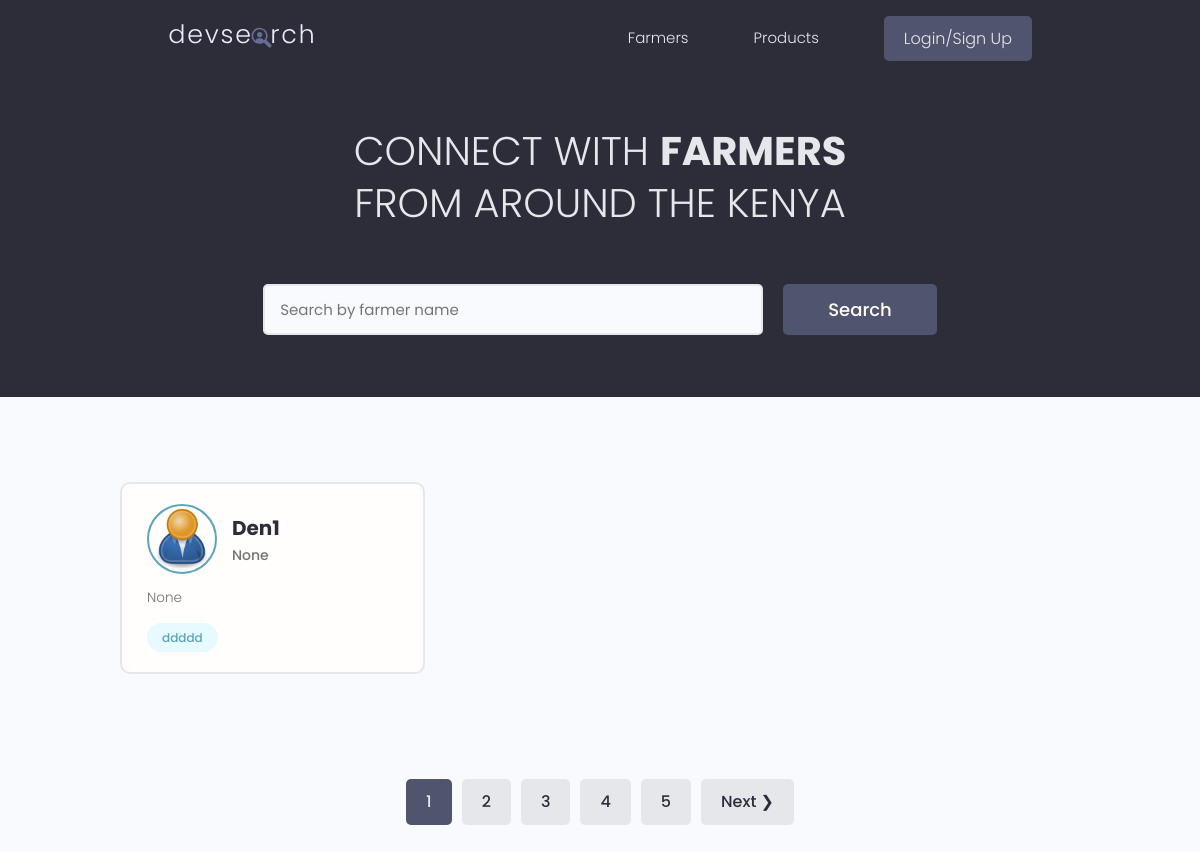
Before: / with the older database file.
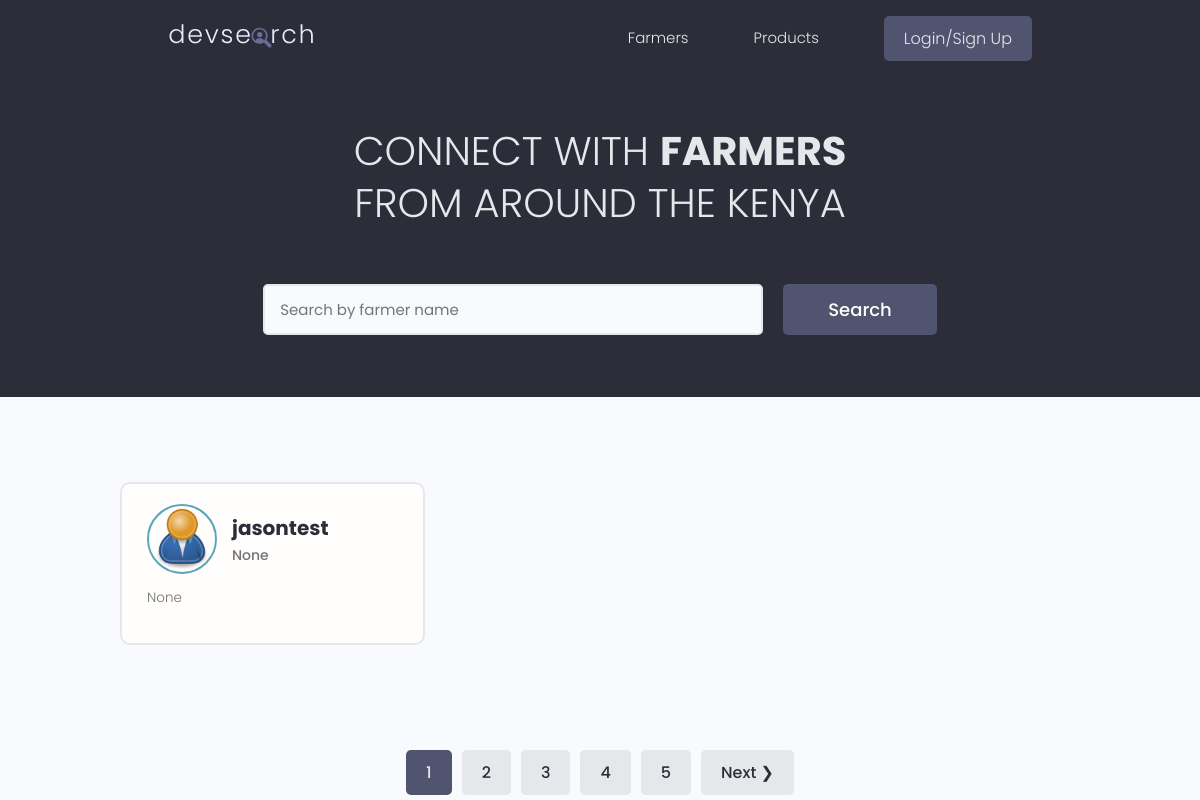
After: the same page with the newer database file.
### users/models.py (models this page shows, shortened)
class Profile(models.Model):
    user = models.OneToOneField(
        User,
        on_delete=models.CASCADE,
        null=True, blank=True
    )
    name = models.CharField(max_length=200, null=True, blank=True)
    email = models.EmailField(max_length=500, null=True, blank=True)
    username = models.CharField(max_length=200, null=True, blank=True)
    short_intro = models.CharField(max_length=200, blank=True, null=True)
    bio = models.TextField(null=True, blank=True)
    profile_image = models.ImageField(
        null=True, blank=True,
        upload_to='profiles/',
        default='profiles/user-default.png'
    )
    county = models.ForeignKey(
        'products.County',    # referencing County from products app
        on_delete=models.SET_NULL,
        null=True, blank=True
    )
    specialities = models.ManyToManyField('Speciality', blank=True)
    phone = models.CharField(max_length=20, null=True, blank=True)
    whatsapp_link = models.CharField(max_length=500, null=True, blank=True)
    website = models.CharField(max_length=500, null=True, blank=True)
    social_twitter = models.CharField(max_length=200, null=True, blank=True)
    youtube = models.CharField(max_length=200, null=True, blank=True)
    created = models.DateTimeField(auto_now_add=True)
    id = models.UUIDField(
        default=uuid.uuid4, unique=True,
        primary_key=True, editable=False
    )

class Speciality(models.Model):
    owner = models.ForeignKey(
        Profile,
        on_delete=models.CASCADE,
        null=True, blank=True
    )
    name = models.CharField(max_length=200, blank=True, null=True)
    description = models.TextField(null=True, blank=True)
    created = models.DateTimeField(auto_now_add=True)
    id = models.UUIDField(
        default=uuid.uuid4, unique=True,
        primary_key=True, editable=False
    )
    def __str__(self):
        return self.name

### users/views.py (the view)
# urls.py: path('', views.profiles, name='profiles'),
def profiles(request):
    profiles, search_query = searchProfiles(request) # Call the searchProfiles utility function to retrieve the filtered profiles and the search query. This allows the view to display the relevant profiles based on the user's search input and also pass the search query back to the template for display in the search input field.
    profiles, custom_range = paginateProfiles(request, profiles, 1) # Call the paginateProfiles utility function to paginate the filtered profiles. This allows the view to display a subset of profiles per page and also pass a custom range for pagination links to the template.
    context = {'profiles': profiles, 'search_query': search_query, 'custom_range': custom_range}
    return render(request, 'users/profiles.html', context)

### users/utils.py (called while the page is built)
def searchProfiles(request):
    search_query = ''
    if request.GET.get('search_query'):
        search_query = request.GET.get('search_query')
    speciality = Speciality.objects.filter(name__icontains=search_query)
    profiles = Profile.objects.distinct().filter(
        Q(name__icontains=search_query) |
        Q(short_intro__icontains=search_query) |
        Q(speciality__in=speciality))
    return profiles, search_query

### users/templates/users/profiles.html (shortened to what this page needs)
{% extends 'main.html' %}
{% block content %}
  <main class="home">
    <section class="hero-section text-center">
      <div class="container container--narrow">
        <div class="hero-section__box">
          <h2>CONNECT WITH <span>FARMERS</span></h2>
          <h2>FROM AROUND THE KENYA</h2>
        </div>
        <div class="hero-section__search">
          <form id='searchForm' class="form" action="{% url 'profiles' %}" method="get">
            <div class="form__field">
              <input class="input input--text" id="formInput#search" type="text" name="search_query"
                value="{{search_query}}" placeholder="Search by farmer name" />
            </div>
            <input class="btn btn--sub btn--lg" type="submit" value="Search" />
          </form>
        </div>
      </div>
    </section>
    <section class="devlist">
      <div class="container">
        <div class="grid grid--three">
          {% for profile in profiles %}
          <div class="column card">
            <div class="dev">
              <a href="{% url 'user_profile' profile.id %}" class="card__body">
                <div class="dev__profile">
                  <img class="avatar avatar--md" src="{{ profile.profile_image.url }}" alt="image" />
                  <div class="dev__meta">
                    <h3>{{profile.name}}</h3>
                    <h5>{{profile.short_intro|slice:"150"}}</h5>
                  </div>
                </div>
                <p class="dev__info">{{profile.bio|slice:"150"}}</p>
                <div class="dev__skills">
                  {% for speciality in profile.speciality_set.all|slice:"5" %}
                  <span class="tag tag--pill tag--main">
                    <small>{{speciality}}</small>
                  </span>
                  {% endfor %}
                </div>
              </a>
            </div>
          </div>
          {% endfor %}
        </div>
      </div>
    </section>
    {% include 'pagination.html' with queryset=profiles custom_range=custom_range %}
  </main>
{% endblock content %}

Changed rows visible on the page:
no longer on this page (row unchanged): Profile: profile_image (placeholder picture), name "Den1", short_intro "None", bio "None"
no longer on this page (row unchanged): Speciality: name "ddddd"
added Profile: profile_image (placeholder picture), name "jasontest", short_intro "None", bio "None"
